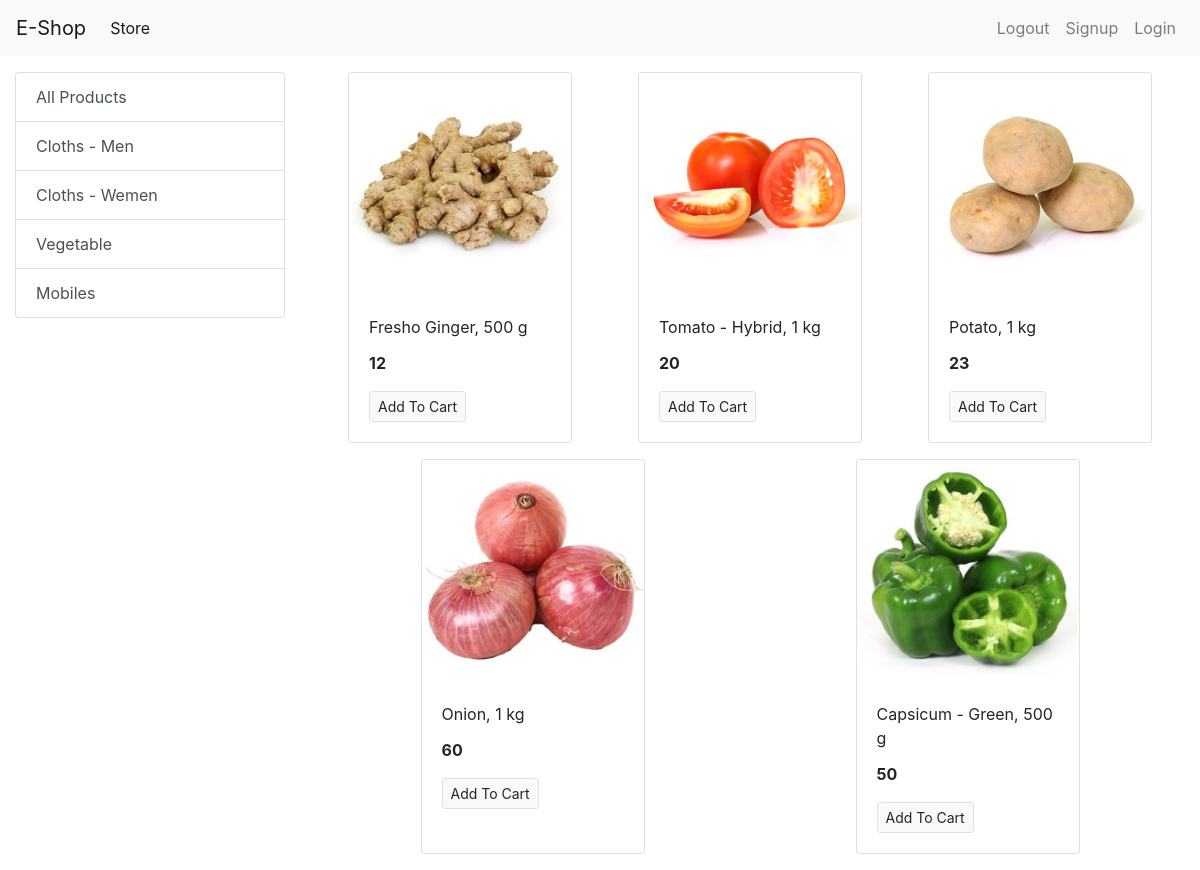
Screenshot of /?category=3 with the database file from the repository.
### store/models/category.py (models this page shows, shortened)
class Category(models.Model):
    name = models.CharField(max_length=20)
    @staticmethod
    def get_all_categories():
        return Category.objects.all()

### store/models/product.py (models this page shows, shortened)
class Product(models.Model):
    name = models.CharField(max_length=50)
    price = models.IntegerField(default=0)
    category = models.ForeignKey(Category, on_delete=models.CASCADE, default=1)
    description = models.CharField(max_length=200, default='' , null=True , blank=True)
    image = models.ImageField(upload_to='uploads/products/')
    @staticmethod
    def get_all_products_by_categoryid(category_id):
        if category_id:
            return Product.objects.filter(category = category_id)
        else:
            return Product.get_all_products();

### store/views/home.py (the view)
# urls.py: path('', home.index, name='homepage'),
def index(request):
    products = None
    categories = Category.get_all_categories()
    categoryID = request.GET.get('category')
    if categoryID:
        products = Product.get_all_products_by_categoryid(categoryID)
    else:
        products = Product.get_all_products()
    data = {}
    data['products'] = products
    data['categories'] = categories
    return render(request, 'index.html', data)

### store/templates/index.html
{% extends 'base.html' %}
{% block content %}
<div class="container-fluid mt-3">
  <div class="row">
    <div class="col-lg-3 mx-auto">
      <div class="list-group">
        <a href="/" class="list-group-item list-group-item-action">All Products</a>
        {% for category in categories %}
        <a href="/?category={{category.id}}" class="list-group-item list-group-item-action">{{category.name}}</a>
        {% endfor %}
      </div>
    </div>
    <div id='products' class="col-lg-9 mx-auto">
      <div class="row mx-auto">
        {% for product in products %}
        <div class="card mx-auto mb-3" style="width: 14rem;">
          <img class="card-img-top" src="{{product.image.url}}" alt="Card image cap">
          <div class="card-body">
            <p class="card-title">{{product.name}}</p>
            <p class="card-text"><b>{{product.price}}</b></p>
            <a href="#" class="btn btn-light border btn-sm">Add To Cart</a>
          </div>
        </div>
        {% endfor %}
      </div>
    </div>
  </div>
</div>
{% endblock %}

### rows the page displays
Category: name "Cloths - Men"
Category: name "Cloths - Wemen"
Category: name "Vegetable"
Category: name "Mobiles"
Product: image (picture), name "Fresho Ginger, 500 g", price "12"
Product: image (picture), name "Tomato - Hybrid, 1 kg", price "20"
Product: image (picture), name "Potato, 1 kg", price "23"
Product: image (picture), name "Onion, 1 kg", price "60"
Product: image (picture), name "Capsicum - Green, 500 g", price "50"
